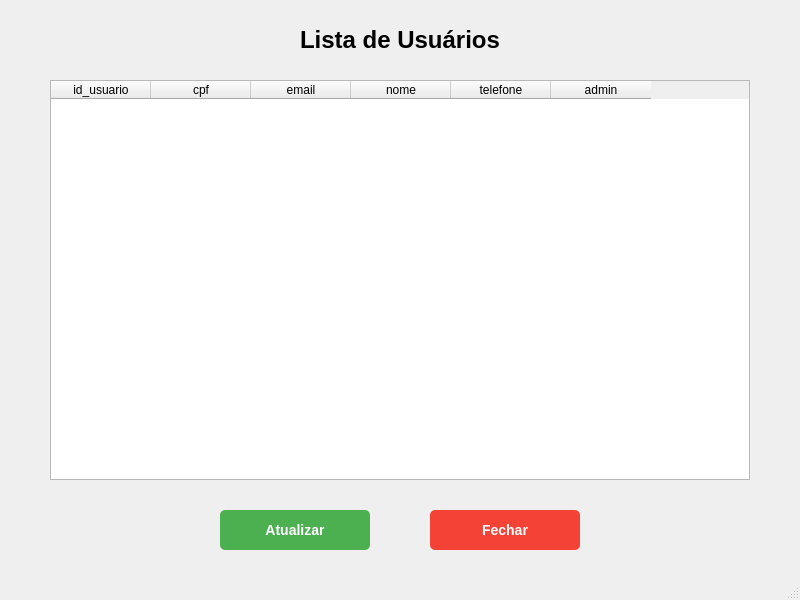
<?xml version="1.0" encoding="UTF-8"?>
<ui version="4.0">
 <class>MainWindow</class>
 <widget class="QMainWindow" name="MainWindow">
  <property name="geometry">
   <rect>
    <x>0</x>
    <y>0</y>
    <width>800</width>
    <height>600</height>
   </rect>
  </property>
  <property name="windowTitle">
   <string>Gerenciamento de Usuários</string>
  </property>
  <widget class="QWidget" name="centralwidget">
   <widget class="QLabel" name="tituloLabel">
    <property name="geometry">
     <rect>
      <x>200</x>
      <y>20</y>
      <width>400</width>
      <height>40</height>
     </rect>
    </property>
    <property name="text">
     <string>Lista de Usuários</string>
    </property>
    <property name="alignment">
     <set>Qt::AlignCenter</set>
    </property>
    <property name="font">
     <font>
      <pointsize>18</pointsize>
      <bold>true</bold>
     </font>
    </property>
   </widget>
   <widget class="QTableWidget" name="tableWidget">
    <property name="geometry">
     <rect>
      <x>50</x>
      <y>80</y>
      <width>700</width>
      <height>400</height>
     </rect>
    </property>
    <property name="columnCount">
     <number>6</number>
    </property>
    <property name="rowCount">
     <number>0</number>
    </property>
    <column>
     <property name="text">
      <string>id_usuario</string>
     </property>
    </column>
    <column>
     <property name="text">
      <string>cpf</string>
     </property>
    </column>
    <column>
     <property name="text">
      <string>email</string>
     </property>
    </column>
    <column>
     <property name="text">
      <string>nome</string>
     </property>
    </column>
    <column>
     <property name="text">
      <string>telefone</string>
     </property>
    </column>
    <column>
     <property name="text">
      <string>admin</string>
     </property>
    </column>
    <property name="alternatingRowColors">
     <bool>true</bool>
    </property>
   </widget>
   <widget class="QPushButton" name="atualizar">
    <property name="geometry">
     <rect>
      <x>220</x>
      <y>510</y>
      <width>150</width>
      <height>40</height>
     </rect>
    </property>
    <property name="text">
     <string>Atualizar</string>
    </property>
    <property name="styleSheet">
     <string>background-color: #4CAF50; color: white; font: bold 14px; border-radius: 5px;</string>
    </property>
   </widget>
   <widget class="QPushButton" name="fechar">
    <property name="geometry">
     <rect>
      <x>430</x>
      <y>510</y>
      <width>150</width>
      <height>40</height>
     </rect>
    </property>
    <property name="text">
     <string>Fechar</string>
    </property>
    <property name="styleSheet">
     <string>background-color: #F44336; color: white; font: bold 14px; border-radius: 5px;</string>
    </property>
   </widget>
  </widget>
  <widget class="QMenuBar" name="menubar">
   <property name="geometry">
    <rect>
     <x>0</x>
     <y>0</y>
     <width>800</width>
     <height>21</height>
    </rect>
   </property>
  </widget>
  <widget class="QStatusBar" name="statusbar"/>
 </widget>
 <resources/>
 <connections/>
</ui>
